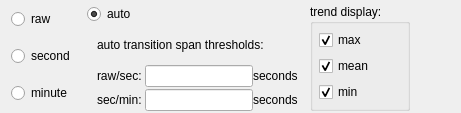
           <widget class="QWidget" name="trendTab">
            <attribute name="title">
             <string>trend</string>
            </attribute>
            <layout class="QHBoxLayout" name="horizontalLayout_21">
             <property name="spacing">
              <number>12</number>
             </property>
             <property name="topMargin">
              <number>4</number>
             </property>
             <property name="bottomMargin">
              <number>2</number>
             </property>
             <item>
              <layout class="QVBoxLayout" name="verticalLayout_2">
               <item>
                <widget class="QRadioButton" name="trendRawSelect">
                 <property name="toolTip">
                  <string>display raw data only</string>
                 </property>
                 <property name="text">
                  <string>raw</string>
                 </property>
                </widget>
               </item>
               <item>
                <widget class="QRadioButton" name="trendSecSelect">
                 <property name="toolTip">
                  <string>display second trend data only</string>
                 </property>
                 <property name="text">
                  <string>second</string>
                 </property>
                </widget>
               </item>
               <item>
                <widget class="QRadioButton" name="trendMinSelect">
                 <property name="toolTip">
                  <string>display minute trend data only</string>
                 </property>
                 <property name="text">
                  <string>minute</string>
                 </property>
                </widget>
               </item>
              </layout>
             </item>
             <item>
              <layout class="QVBoxLayout" name="verticalLayout_10">
               <property name="spacing">
                <number>0</number>
               </property>
               <property name="leftMargin">
                <number>0</number>
               </property>
               <item>
                <widget class="QRadioButton" name="trendAutoSelect">
                 <property name="toolTip">
                  <string>auto switch trend based on span</string>
                 </property>
                 <property name="text">
                  <string>auto</string>
                 </property>
                 <property name="checked">
                  <bool>true</bool>
                 </property>
                </widget>
               </item>
               <item>
                <layout class="QHBoxLayout" name="horizontalLayout_24">
                 <property name="spacing">
                  <number>0</number>
                 </property>
                 <property name="leftMargin">
                  <number>10</number>
                 </property>
                 <item>
                  <widget class="QFrame" name="trendThreshGroup">
                   <property name="maximumSize">
                    <size>
                     <width>2200</width>
                     <height>16777215</height>
                    </size>
                   </property>
                   <property name="styleSheet">
                    <string notr="true"/>
                   </property>
                   <property name="frameShape">
                    <enum>QFrame::NoFrame</enum>
                   </property>
                   <layout class="QVBoxLayout" name="verticalLayout_7">
                    <property name="spacing">
                     <number>0</number>
                    </property>
                    <property name="leftMargin">
                     <number>0</number>
                    </property>
                    <property name="topMargin">
                     <number>0</number>
                    </property>
                    <property name="rightMargin">
                     <number>0</number>
                    </property>
                    <property name="bottomMargin">
                     <number>0</number>
                    </property>
                    <item>
                     <widget class="QLabel" name="label_12">
                      <property name="text">
                       <string>auto transition span thresholds:</string>
                      </property>
                      <property name="margin">
                       <number>0</number>
                      </property>
                      <property name="indent">
                       <number>-1</number>
                      </property>
                     </widget>
                    </item>
                    <item>
                     <layout class="QFormLayout" name="formLayout_5">
                      <property name="sizeConstraint">
                       <enum>QLayout::SetDefaultConstraint</enum>
                      </property>
                      <property name="labelAlignment">
                       <set>Qt::AlignRight|Qt::AlignTrailing|Qt::AlignVCenter</set>
                      </property>
                      <property name="horizontalSpacing">
                       <number>3</number>
                      </property>
                      <property name="verticalSpacing">
                       <number>2</number>
                      </property>
                      <item row="1" column="0">
                       <widget class="QLabel" name="label_13">
                        <property name="text">
                         <string>raw/sec:</string>
                        </property>
                       </widget>
                      </item>
                      <item row="2" column="0">
                       <widget class="QLabel" name="label_14">
                        <property name="text">
                         <string>sec/min:</string>
                        </property>
                       </widget>
                      </item>
                      <item row="1" column="1">
                       <layout class="QHBoxLayout" name="horizontalLayout_5">
                        <item>
                         <widget class="QLineEdit" name="trendRawSecThresh">
                          <property name="sizePolicy">
                           <sizepolicy hsizetype="Minimum" vsizetype="Minimum">
                            <horstretch>0</horstretch>
                            <verstretch>0</verstretch>
                           </sizepolicy>
                          </property>
                         </widget>
                        </item>
                        <item>
                         <widget class="QLabel" name="label_8">
                          <property name="text">
                           <string>seconds</string>
                          </property>
                         </widget>
                        </item>
                       </layout>
                      </item>
                      <item row="2" column="1">
                       <layout class="QHBoxLayout" name="horizontalLayout_15">
                        <item>
                         <widget class="QLineEdit" name="trendSecMinThresh">
                          <property name="sizePolicy">
                           <sizepolicy hsizetype="Minimum" vsizetype="Minimum">
                            <horstretch>0</horstretch>
                            <verstretch>0</verstretch>
                           </sizepolicy>
                          </property>
                         </widget>
                        </item>
                        <item>
                         <widget class="QLabel" name="label_9">
                          <property name="text">
                           <string>seconds</string>
                          </property>
                         </widget>
                        </item>
                       </layout>
                      </item>
                     </layout>
                    </item>
                   </layout>
                  </widget>
                 </item>
                </layout>
               </item>
              </layout>
             </item>
             <item>
              <widget class="QGroupBox" name="groupBox">
               <property name="toolTip">
                <string>which trends will be displayed</string>
               </property>
               <property name="title">
                <string>trend display:</string>
               </property>
               <layout class="QVBoxLayout" name="verticalLayout_8">
                <property name="leftMargin">
                 <number>6</number>
                </property>
                <property name="topMargin">
                 <number>6</number>
                </property>
                <property name="rightMargin">
                 <number>6</number>
                </property>
                <property name="bottomMargin">
                 <number>6</number>
                </property>
                <item>
                 <widget class="QCheckBox" name="trendMaxVisibility">
                  <property name="text">
                   <string>max</string>
                  </property>
                  <property name="checked">
                   <bool>true</bool>
                  </property>
                 </widget>
                </item>
                <item>
                 <widget class="QCheckBox" name="trendMeanVisibility">
                  <property name="text">
                   <string>mean</string>
                  </property>
                  <property name="checked">
                   <bool>true</bool>
                  </property>
                 </widget>
                </item>
                <item>
                 <widget class="QCheckBox" name="trendMinVisibility">
                  <property name="text">
                   <string>min</string>
                  </property>
                  <property name="checked">
                   <bool>true</bool>
                  </property>
                 </widget>
                </item>
               </layout>
              </widget>
             </item>
             <item>
              <spacer name="horizontalSpacer_4">
               <property name="orientation">
                <enum>Qt::Horizontal</enum>
               </property>
               <property name="sizeHint" stdset="0">
                <size>
                 <width>40</width>
                 <height>20</height>
                </size>
               </property>
              </spacer>
             </item>
            </layout>
           </widget>
